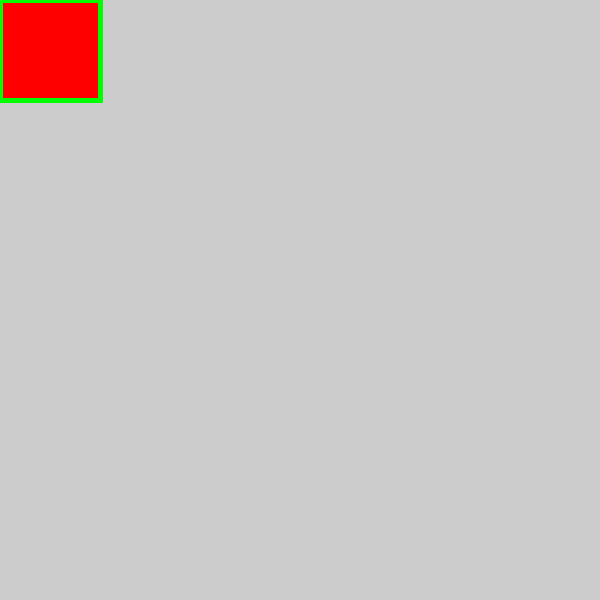
Frame 1 (no input)
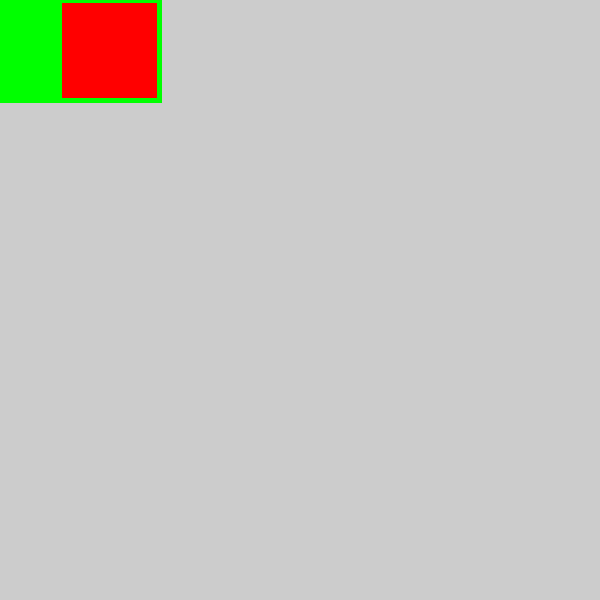
Frame 60 (the mouse pressed at the canvas centre just before this capture)
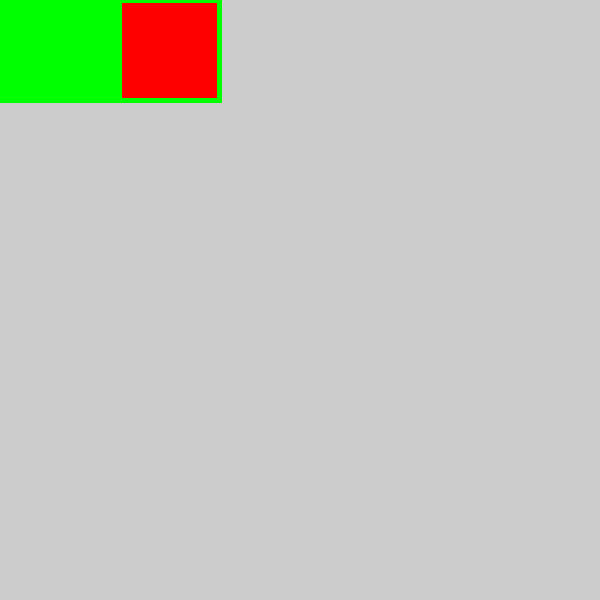
Frame 120 (the mouse held since frame 60 and released just before this capture)

The Processing sketch that drew these frames (run headless with seeded random() and noise(); from frame 60 on, the mouse is pressed at the canvas centre):

// Processing sketch: s03_animation
// ── s03_animation.pde
void setup() {
  size(600, 600);
}

int x = 0, y = 0;
void draw() {
  fill(255, 0, 0);
  stroke(0, 255, 0);
  strokeWeight(5);
  rect(x,y, 100, 100);
  x = x + 1;
}
